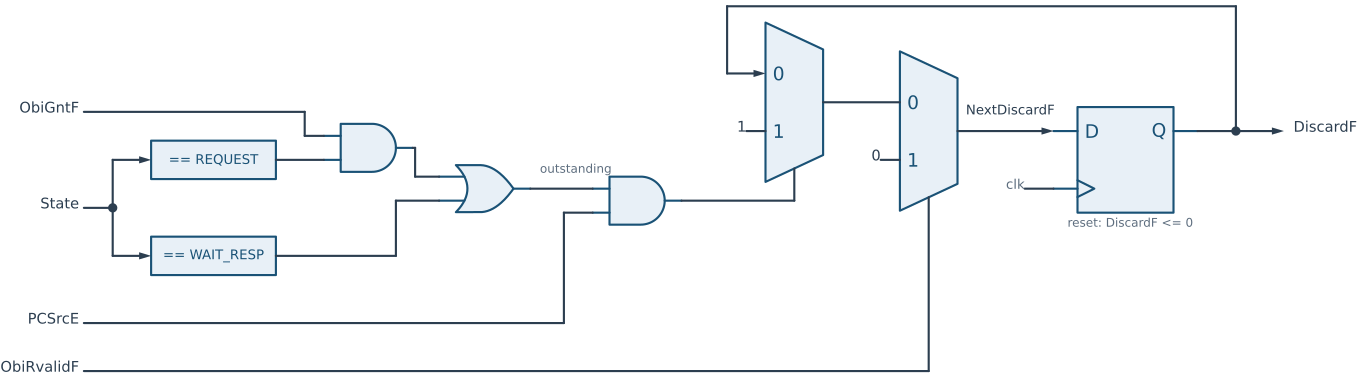

This chart was generated by the following Python code:
"""Generation of NextDiscardF in the IFU control FSM (HIPV ifuctrl.sv).

Priority as in the code: an arriving response (ObiRvalidF) clears the flag,
otherwise a redirect (PCSrcE) while a transaction is outstanding sets it,
otherwise it holds. Reset clears the register.
"""
from schemdraw import flow, logic
from schemdraw import elements as elm
from _style import new_drawing, block, line, dff, GREY


def arrow(d, *pts):
    if len(pts) > 2:
        line(d, *pts[:-1])
    d.add(elm.Arrow().at(pts[-2]).to(pts[-1]))


def label(d, xy, text, **kw):
    kw.setdefault("fontsize", 11)
    d.add(elm.Label().at(xy).label(text, **kw))


def mux2():
    return block(elm.Multiplexer(
        pins=[elm.IcPin(name="0", side="L", anchorname="in0", slot="2/2"),
              elm.IcPin(name="1", side="L", anchorname="in1", slot="1/2"),
              elm.IcPin(name="", side="R", anchorname="y"),
              elm.IcPin(name="", side="B", anchorname="sel")],
        size=(1.2, 2.2), pinspacing=1.2, leadlen=0))


def draw():
    d = new_drawing()

    # state decoding
    label(d, (-0.2, 3.0), "State", halign="right")
    line(d, (0, 3.0), (0.6, 3.0))
    d.add(elm.Dot().at((0.6, 3.0)))
    eq_req = d.add(block(flow.Box(w=2.6, h=0.8)).at((1.4, 4.0)).anchor("W")
                   .label("== REQUEST", fontsize=10))
    eq_wait = d.add(block(flow.Box(w=2.6, h=0.8)).at((1.4, 2.0)).anchor("W")
                    .label("== WAIT_RESP", fontsize=10))
    arrow(d, (0.6, 3.0), (0.6, 4.0), eq_req.W)
    arrow(d, (0.6, 3.0), (0.6, 2.0), eq_wait.W)

    # outstanding = (State == REQUEST & ObiGntF) | State == WAIT_RESP
    and1 = d.add(block(logic.And(inputs=2)).anchor("in2").at((5.0, 4.0)))
    line(d, eq_req.E, and1.in2)
    # ObiGntF runs above the REQUEST comparator to the AND gate
    label(d, (-0.2, 5.0), "ObiGntF", halign="right")
    line(d, (0, 5.0), (4.6, 5.0), (4.6, and1.in1[1]), and1.in1)
    or1 = d.add(block(logic.Or(inputs=2)).anchor("in1").at((7.4, and1.out[1] - 0.6)))
    line(d, and1.out, (6.9, and1.out[1]), (6.9, or1.in1[1]), or1.in1)
    line(d, eq_wait.E, (6.9 - 0.4, eq_wait.E[1]), (6.9 - 0.4, or1.in2[1]), or1.in2)
    label(d, (or1.out[0] + 0.1, or1.out[1] + 0.3), "outstanding", halign="left",
          fontsize=9, color=GREY)

    # set = PCSrcE & outstanding
    and2 = d.add(block(logic.And(inputs=2)).anchor("in1").at((10.6, or1.out[1])))
    line(d, or1.out, and2.in1)
    label(d, (-0.2, 0.6), "PCSrcE", halign="right")
    line(d, (0, 0.6), (10.0, 0.6), (10.0, and2.in2[1]), and2.in2)

    # priority muxes: set -> 1, then ObiRvalidF -> 0
    m1 = mux2()
    d.add(m1.anchor("in1").at((14.2, 4.6)))
    M1 = m1.absanchors
    label(d, (M1["in1"][0] - 0.5, M1["in1"][1]), "1", halign="right")
    line(d, (M1["in1"][0] - 0.4, M1["in1"][1]), M1["in1"])
    line(d, and2.out, (M1["sel"][0], and2.out[1]), M1["sel"])

    m2 = mux2()
    d.add(m2.anchor("in0").at((17.0, M1["y"][1])))
    M2 = m2.absanchors
    line(d, M1["y"], M2["in0"])
    label(d, (M2["in1"][0] - 0.5, M2["in1"][1]), "0", halign="right")
    line(d, (M2["in1"][0] - 0.4, M2["in1"][1]), M2["in1"])
    label(d, (-0.2, -0.4), "ObiRvalidF", halign="right")
    line(d, (0, -0.4), (M2["sel"][0], -0.4), M2["sel"])

    # DiscardF register
    ff = dff()
    d.add(ff.anchor("D").at((20.2, M2["y"][1])))
    F = ff.absanchors
    arrow(d, M2["y"], F["D"])
    label(d, ((M2["y"][0] + F["D"][0]) / 2, M2["y"][1] + 0.35), "NextDiscardF",
          fontsize=10)
    c = F["CLK"]
    line(d, (c[0] - 0.6, c[1]), c)
    label(d, (c[0] - 0.7, c[1]), "clk", halign="right", fontsize=10, color=GREY)
    label(d, ((F["D"][0] + F["Q"][0]) / 2, c[1] - 0.8), "reset: DiscardF <= 0",
          fontsize=9, color=GREY)

    # DiscardF output, fed back to the hold input of the first mux
    q = F["Q"]
    xq = q[0] + 0.8
    line(d, q, (xq, q[1]))
    d.add(elm.Dot().at((xq, q[1])))
    arrow(d, (xq, q[1]), (xq + 1.0, q[1]))
    label(d, (xq + 1.1, q[1]), "DiscardF", halign="left")
    y_fb = M1["in0"][1] + 1.4
    line(d, (xq, q[1]), (xq, y_fb), (M1["in0"][0] - 0.8, y_fb),
         (M1["in0"][0] - 0.8, M1["in0"][1]))
    arrow(d, (M1["in0"][0] - 0.8, M1["in0"][1]), M1["in0"])
    return d
